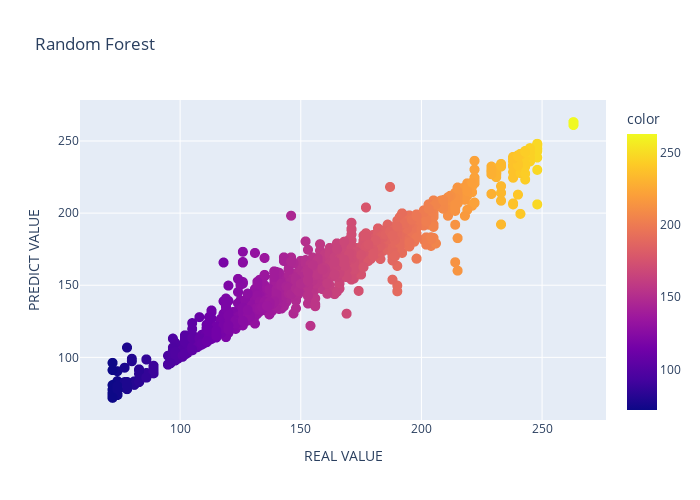

The notebook cell this image was saved under:
### Code cell
import plotly.express as px

fig = px.scatter(x=y_test, y=y_pred, color=y_test, title='Random Forest', width=700, height=500, )
fig.update_traces(marker_size=10)
fig.update_xaxes(title_text='REAL VALUE')
fig.update_yaxes(title_text='PREDICT VALUE')
fig.show()

### Figure 1 — Plotly figure (JSON) as saved in the notebook; plotly's stock layout.template omitted (floating-point values rounded to 4 significant figures; data arrays with more than 128 entries replaced by an {"elided": "..."} marker saying what was removed)
{"data": [{"hovertemplate": "x=%{x}<br>y=%{y}<br>color=%{marker.color}<extra></extra>", "legendgroup": "", "marker": {"color": {"elided": "7696 int values"}, "coloraxis": "coloraxis", "size": 10, "symbol": "circle"}, "mode": "markers", "name": "", "showlegend": false, "type": "scattergl", "x": {"elided": "7696 int values"}, "xaxis": "x", "y": {"elided": "7696 float values"}, "yaxis": "y"}], "layout": {"coloraxis": {"colorbar": {"title": {"text": "color"}}, "colorscale": [[0, "#0d0887"], [0.1111, "#46039f"], [0.2222, "#7201a8"], [0.3333, "#9c179e"], [0.4444, "#bd3786"], [0.5556, "#d8576b"], [0.6667, "#ed7953"], [0.7778, "#fb9f3a"], [0.8889, "#fdca26"], [1, "#f0f921"]]}, "height": 500, "legend": {"tracegroupgap": 0}, "title": {"text": "Random Forest"}, "width": 700, "xaxis": {"anchor": "y", "domain": [0, 1], "title": {"text": "REAL VALUE"}}, "yaxis": {"anchor": "x", "domain": [0, 1], "title": {"text": "PREDICT VALUE"}}}}
